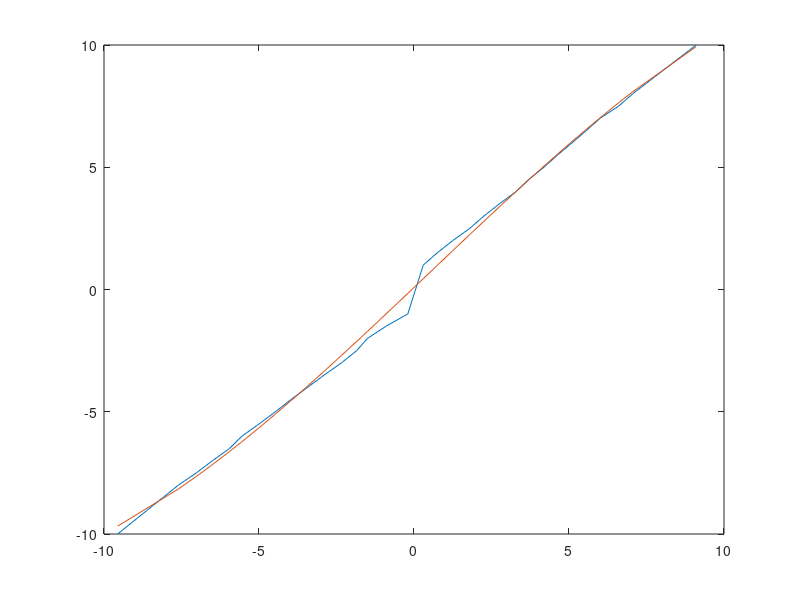

The MATLAB script that drew this image:
clc
x = [-9.56 -7.6 -7.02 -6.5 -5.95 -5.55 -5 -4.47 -3.97 -3.43 -2.9 -2.34 -1.85 -1.5 -0.9 -0.2 0.3 0.75 1.25 1.8 2.25 2.75 3.29 3.7 4.19 4.63 5.1 5.56 6 6.6 7.05 9.1];

y = [-10 -8 -7.5 -7 -6.5 -6 -5.5 -5 -4.5 -4 -3.5 -3 -2.5 -2 -1.5 -1 1 1.5 2 2.5 3 3.5 4 4.5 5 5.5 6 6.5 7 7.5 8 10];
ec = polyfit(x,y,3)
LA = polyval(ec,x)
plot(x,y,x,LA)

